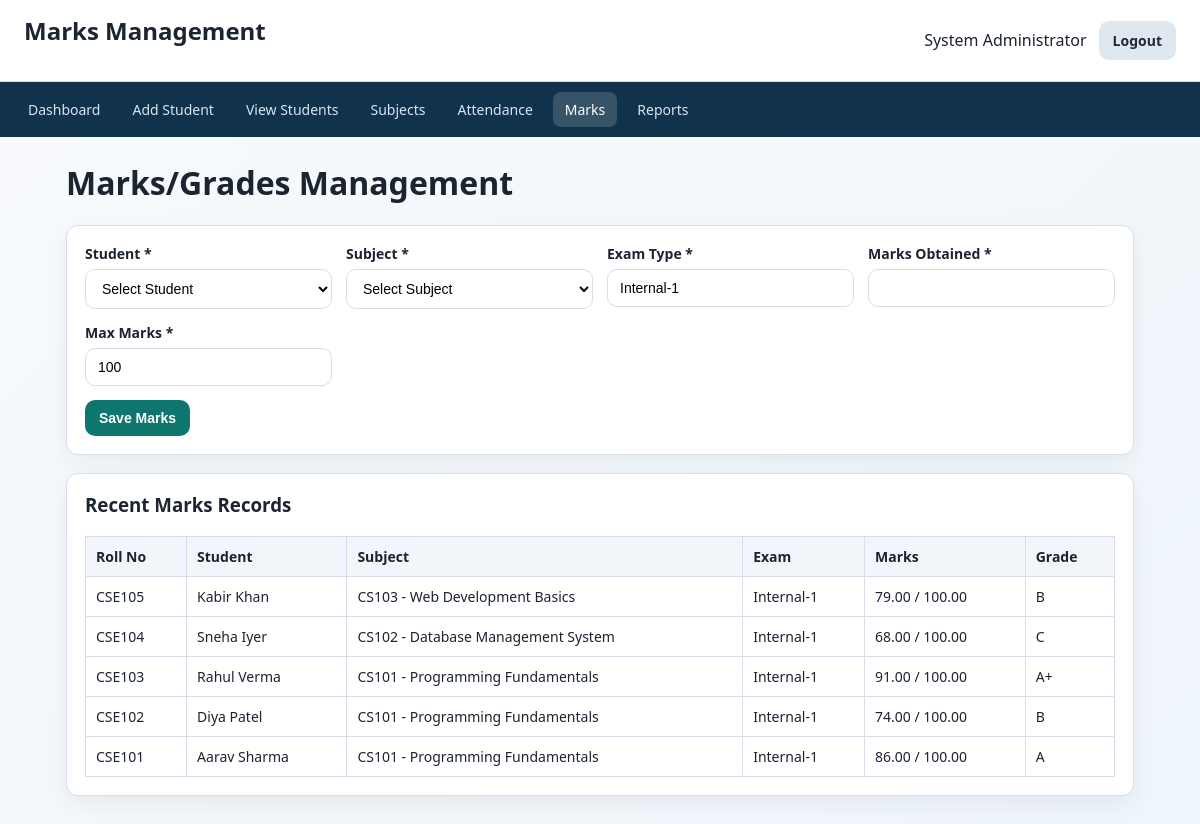
Screenshot of /add_marks.php (signed in) with the database file from the repository.
### tables this page shows
CREATE TABLE marks (
    mark_id INT AUTO_INCREMENT PRIMARY KEY,
    student_id INT NOT NULL,
    subject_id INT NOT NULL,
    exam_type VARCHAR(50) NOT NULL,
    marks_obtained DECIMAL(5,2) NOT NULL,
    max_marks DECIMAL(5,2) NOT NULL DEFAULT 100,
    grade VARCHAR(2) NOT NULL,
    created_at TIMESTAMP DEFAULT CURRENT_TIMESTAMP,
    UNIQUE KEY unique_marks (student_id, subject_id, exam_type),
    CONSTRAINT fk_marks_student FOREIGN KEY (student_id)
        REFERENCES students(student_id) ON DELETE CASCADE ON UPDATE CASCADE,
    CONSTRAINT fk_marks_subject FOREIGN KEY (subject_id)
        REFERENCES subjects(subject_id) ON DELETE CASCADE ON UPDATE CASCADE
);

CREATE TABLE students (
    student_id INT AUTO_INCREMENT PRIMARY KEY,
    roll_no VARCHAR(20) NOT NULL UNIQUE,
    first_name VARCHAR(50) NOT NULL,
    last_name VARCHAR(50) NOT NULL,
    gender ENUM('Male', 'Female', 'Other') NOT NULL,
    dob DATE,
    email VARCHAR(100),
    phone VARCHAR(15),
    course VARCHAR(100) NOT NULL,
    year_sem VARCHAR(30) NOT NULL,
    address TEXT,
    created_at TIMESTAMP DEFAULT CURRENT_TIMESTAMP
);

CREATE TABLE subjects (
    subject_id INT AUTO_INCREMENT PRIMARY KEY,
    subject_code VARCHAR(20) NOT NULL UNIQUE,
    subject_name VARCHAR(100) NOT NULL,
    course VARCHAR(100) NOT NULL,
    semester VARCHAR(30) NOT NULL,
    max_marks INT NOT NULL DEFAULT 100,
    created_at TIMESTAMP DEFAULT CURRENT_TIMESTAMP
);

### db_connect.php (called while the page is built, shortened)
<?php
function h($value)
{
    return htmlspecialchars((string) $value, ENT_QUOTES, 'UTF-8');
}

### add_marks.php (the view, shortened to what this page needs)
<?php
require_once 'db_connect.php';
$marksList = $conn->query(
    'SELECT m.mark_id, m.exam_type, m.marks_obtained, m.max_marks, m.grade,
            s.roll_no, s.first_name, s.last_name,
            sub.subject_code, sub.subject_name
     FROM marks m
     INNER JOIN students s ON m.student_id = s.student_id
     INNER JOIN subjects sub ON m.subject_id = sub.subject_id
     ORDER BY m.mark_id DESC
     LIMIT 100'
);
?>
<!DOCTYPE html>
<html lang="en">
<head>
    <link rel="stylesheet" href="style.css">
</head>
<body>
    <header class="topbar">
        <h2>Marks Management</h2>
        <div class="topbar-right">
            <span><?php echo h($_SESSION['admin_name'] ?? 'Admin'); ?></span>
            <a href="logout.php" class="btn btn-secondary">Logout</a>
        </div>
    </header>
    <nav class="navbar">
        <a href="dashboard.php">Dashboard</a>
        <a href="add_student.php">Add Student</a>
        <a href="view_students.php">View Students</a>
        <a href="subjects.php">Subjects</a>
        <a href="attendance.php">Attendance</a>
        <a href="add_marks.php" class="active">Marks</a>
        <a href="report.php">Reports</a>
    </nav>
    <main class="container">
        <h1>Marks/Grades Management</h1>
        <form method="post" class="card form-grid needs-validation" novalidate>
            <div>
                <label for="student_id">Student *</label>
                <select id="student_id" name="student_id" required>
                    <option value="">Select Student</option>
                </select>
            </div>
            <div>
                <label for="subject_id">Subject *</label>
                <select id="subject_id" name="subject_id" required>
                    <option value="">Select Subject</option>
                </select>
            </div>
            <div>
                <label for="exam_type">Exam Type *</label>
                <input type="text" id="exam_type" name="exam_type" value="<?php echo h($_POST['exam_type'] ?? 'Internal-1'); ?>" required>
            </div>
            <div>
                <label for="marks_obtained">Marks Obtained *</label>
                <input type="number" step="0.01" id="marks_obtained" name="marks_obtained" min="0" value="<?php echo h($_POST['marks_obtained'] ?? ''); ?>" required>
            </div>
            <div>
                <label for="max_marks">Max Marks *</label>
                <input type="number" step="0.01" id="max_marks" name="max_marks" min="1" value="<?php echo h($_POST['max_marks'] ?? '100'); ?>" required>
            </div>
            <div class="full-width">
                <button type="submit" class="btn btn-primary">Save Marks</button>
            </div>
        </form>
        <div class="card table-wrapper">
            <h3>Recent Marks Records</h3>
            <table>
                <thead>
                    <tr>
                        <th>Roll No</th>
                        <th>Student</th>
                        <th>Subject</th>
                        <th>Exam</th>
                        <th>Marks</th>
                        <th>Grade</th>
                    </tr>
                </thead>
                <tbody>
                    <?php if ($marksList && $marksList->num_rows > 0): ?>
                        <?php while ($row = $marksList->fetch_assoc()): ?>
                            <tr>
                                <td><?php echo h($row['roll_no']); ?></td>
                                <td><?php echo h($row['first_name'] . ' ' . $row['last_name']); ?></td>
                                <td><?php echo h($row['subject_code'] . ' - ' . $row['subject_name']); ?></td>
                                <td><?php echo h($row['exam_type']); ?></td>
                                <td><?php echo h($row['marks_obtained'] . ' / ' . $row['max_marks']); ?></td>
                                <td><?php echo h($row['grade']); ?></td>
                            </tr>
                        <?php endwhile; ?>
                    <?php else: ?>
                        <tr>
                            <td colspan="6">No marks records found.</td>
                        </tr>
                    <?php endif; ?>
                </tbody>
            </table>
        </div>
    </main>
</body>
</html>

### style.css (style rules this page uses)
:root { --bg: #f5f7fb; --surface: #ffffff; --text: #1b2430; --muted: #5c6773; --primary: #0f766e; --primary-dark: #0a5a54; --danger: #b42318; --border: #d8dee9; --success-bg: #e7f7ed; --success-text: #1d6f42; --error-bg: #fdecec; --error-text: #8a1f1f; --radius: 12px; --shadow: 0 8px 24px rgba(15, 23, 42, 0.06); }
* { box-sizing: border-box; }
body { margin: 0; font-family: 'Segoe UI', Tahoma, Geneva, Verdana, sans-serif; background: linear-gradient(135deg, #f8fafc 0%, #eef5fb 100%); color: var(--text); }
h1, h2, h3 { margin-top: 0; }
.topbar { background: var(--surface); padding: 14px 24px; display: flex; justify-content: space-between; align-items: center; border-bottom: 1px solid var(--border); position: sticky; top: 0; z-index: 20; }
.topbar-right { display: flex; align-items: center; gap: 12px; }
.navbar { background: #10324a; padding: 10px 16px; display: flex; gap: 8px; flex-wrap: wrap; }
.navbar a { color: #d8e5f2; text-decoration: none; padding: 8px 12px; border-radius: 8px; font-size: 14px; }
.navbar a:hover, .navbar a.active { background: rgba(255, 255, 255, 0.16); color: #ffffff; }
.container { max-width: 1100px; margin: 24px auto; padding: 0 16px 24px; }
.card { background: var(--surface); border: 1px solid var(--border); border-radius: var(--radius); box-shadow: var(--shadow); padding: 18px; margin-bottom: 18px; }
.form-grid { display: grid; grid-template-columns: repeat(auto-fit, minmax(220px, 1fr)); gap: 14px; }
.full-width { grid-column: 1 / -1; }
label { display: block; margin-bottom: 6px; font-weight: 600; font-size: 14px; }
input, select, textarea { width: 100%; border: 1px solid var(--border); border-radius: 10px; padding: 10px 12px; font-size: 14px; background: #fff; }
.btn { border: 0; padding: 10px 14px; border-radius: 10px; cursor: pointer; text-decoration: none; display: inline-block; font-size: 14px; font-weight: 600; }
.btn-primary { background: var(--primary); color: #fff; }
.btn-secondary { background: #dfe7ef; color: #1f2a37; }
.table-wrapper { overflow-x: auto; }
table { width: 100%; border-collapse: collapse; font-size: 14px; }
table th, table td { border: 1px solid var(--border); padding: 10px; text-align: left; }
table th { background: #f2f6fa; }

### rows the page displays
marks: student.roll_no "CSE105", student.last_name "Kabir Khan", subject.subject_name "CS103 - Web Development Basics", exam_type "Internal-1", marks_obtained+max_marks "79.00 / 100.00", grade "B"
marks: student.roll_no "CSE104", student.last_name "Sneha Iyer", subject.subject_name "CS102 - Database Management System", exam_type "Internal-1", marks_obtained+max_marks "68.00 / 100.00", grade "C"
marks: student.roll_no "CSE103", student.last_name "Rahul Verma", subject.subject_name "CS101 - Programming Fundamentals", exam_type "Internal-1", marks_obtained+max_marks "91.00 / 100.00", grade "A+"
marks: student.roll_no "CSE102", student.last_name "Diya Patel", subject.subject_name "CS101 - Programming Fundamentals", exam_type "Internal-1", marks_obtained+max_marks "74.00 / 100.00", grade "B"
marks: student.roll_no "CSE101", student.last_name "Aarav Sharma", subject.subject_name "CS101 - Programming Fundamentals", exam_type "Internal-1", marks_obtained+max_marks "86.00 / 100.00", grade "A"

### other values shown
$_SESSION['admin_name'] "System Administrator"
